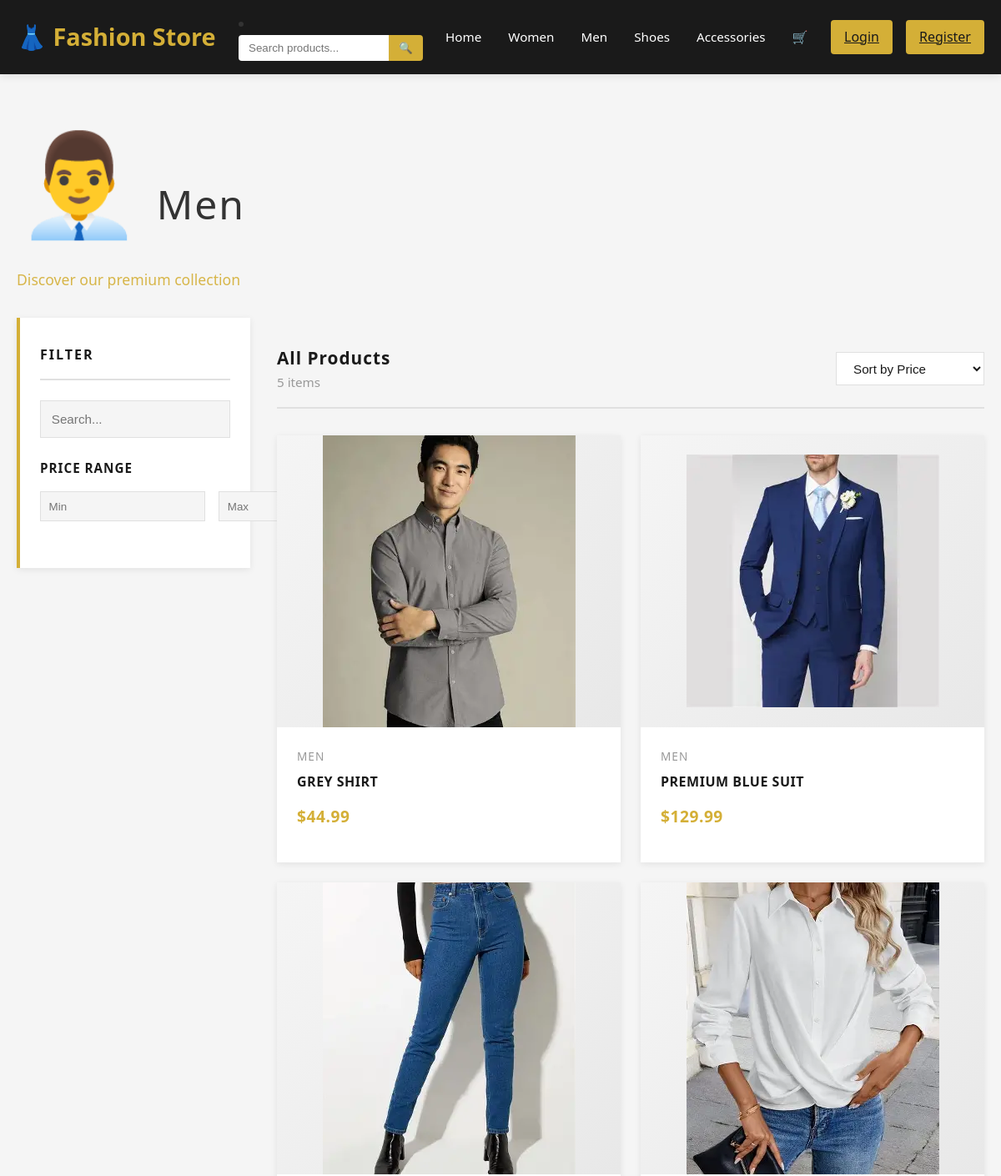
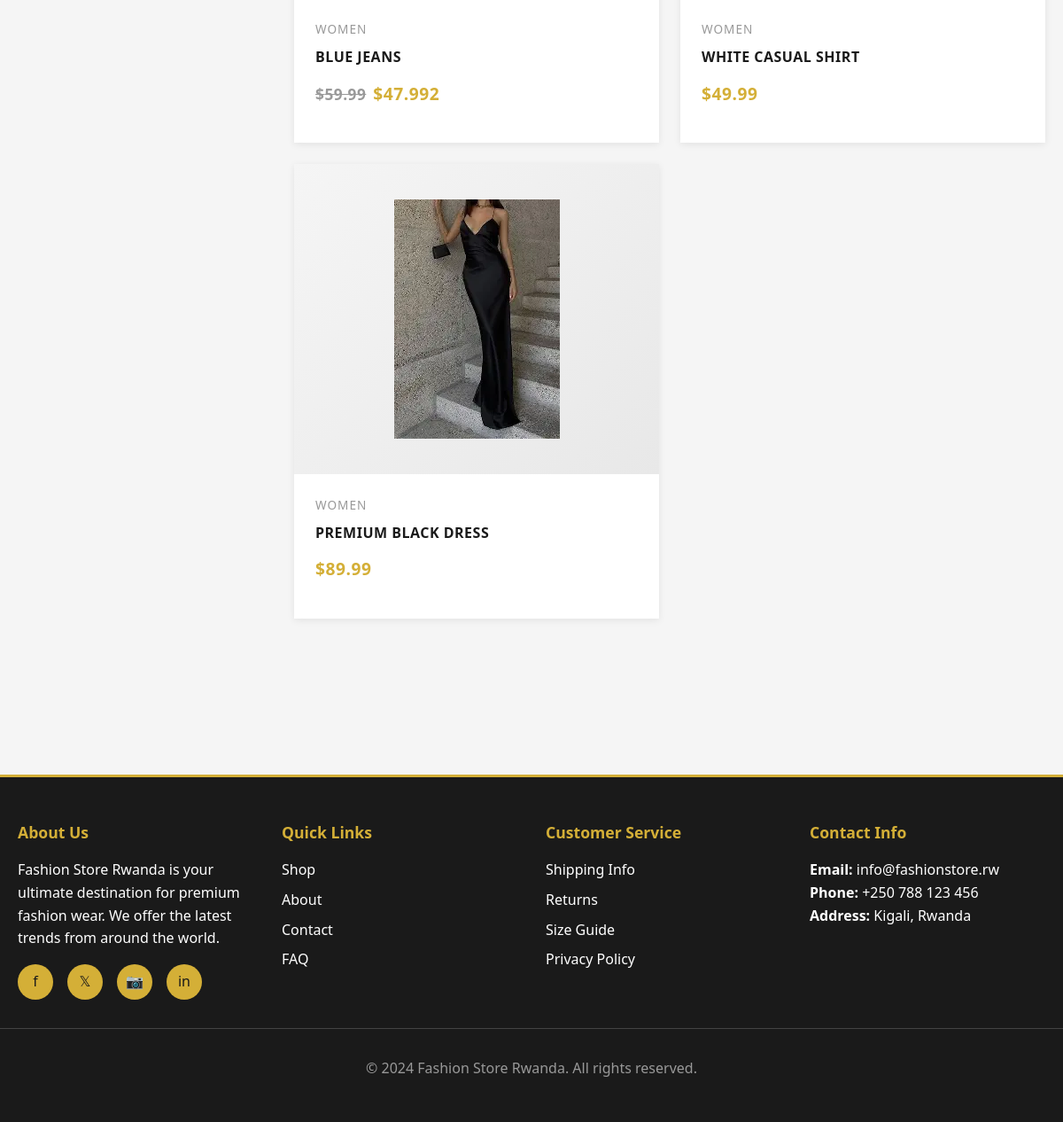
The app's page /men/ with its own data (2 pictures, top to bottom).
### store/models.py (models this page shows, shortened)
class Category(models.Model):
    name = models.CharField(max_length=100, unique=True)
    description = models.TextField(blank=True, null=True)
    image = models.ImageField(upload_to='categories/', blank=True, null=True)
    created_at = models.DateTimeField(auto_now_add=True)
    class Meta:
        ordering = ['name']
        verbose_name_plural = "Categories"

class Product(models.Model):
    BADGE_CHOICES = [
        ('new', 'New Arrival'),
        ('bestseller', 'Best Seller'),
        ('sale', 'Sale'),
        ('none', 'None'),
    ]
    name = models.CharField(max_length=200)
    description = models.TextField()
    price = models.DecimalField(max_digits=10, decimal_places=2, validators=[MinValueValidator(0)])
    category = models.ForeignKey(Category, on_delete=models.CASCADE, related_name='products')
    image = models.ImageField(upload_to='products/')
    images = models.ManyToManyField('ProductImage', blank=True, related_name='products')
    stock = models.IntegerField(validators=[MinValueValidator(0)])
    badge = models.CharField(max_length=20, choices=BADGE_CHOICES, default='none')
    discount_percentage = models.IntegerField(default=0, validators=[MinValueValidator(0), MaxValueValidator(100)])
    created_at = models.DateTimeField(auto_now_add=True)
    updated_at = models.DateTimeField(auto_now=True)
    class Meta:
        ordering = ['-created_at']
    @property
    def discounted_price(self):
        from decimal import Decimal
        discount_factor = Decimal(1) - Decimal(self.discount_percentage) / Decimal(100)
        return self.price * discount_factor

### store/views.py (the view)
# urls.py: path('men/', views.men_category, name='men'),
def men_category(request):
    all_products = Product.objects.filter(category__name__icontains='men')
    search = request.GET.get('search', '')
    if search:
        all_products = all_products.filter(
            Q(name__icontains=search) | Q(description__icontains=search)
        )
    min_price = request.GET.get('min_price')
    max_price = request.GET.get('max_price')
    if min_price:
        all_products = all_products.filter(price__gte=min_price)
    if max_price:
        all_products = all_products.filter(price__lte=max_price)
    context = {
        'products': all_products,
        'category_name': 'Men',
        'category_emoji': '👨‍💼',
        'search': search,
    }
    return render(request, 'store/category_products.html', context)

### store/templates/store/category_products.html (shortened to what this page needs)
{% extends 'store/base.html' %}
{% block content %}
<div class="category-hero">
    <div class="container">
        <h1><span class="emoji">{{ category_emoji }}</span>{{ category_name }}</h1>
        <p>Discover our premium collection</p>
    </div>
</div>
<div class="container">
    <div class="category-page">
        <aside class="sidebar">
            <div class="filter-title">Filter</div>
            <div class="search-box">
                <form method="get">
                    <input type="text" name="search" placeholder="Search..." value="{{ search }}">
                </form>
            </div>
            <div class="filter-section">
                <h3>Price Range</h3>
                <form method="get" style="display: flex; flex-direction: column; gap: 0.5rem;">
                    <div style="display: flex; gap: 0.5rem;">
                        <input type="number" name="min_price" placeholder="Min" step="0.01" style="flex: 1; padding: 0.6rem; border: 1px solid var(--border); background: var(--light);">
                    </div>
                </form>
            </div>
        </aside>
        <main class="main-content">
            <div class="content-header">
                <div>
                    <h2>All Products</h2>
                    <span class="products-count">{{ products.count }} items</span>
                </div>
                <select class="sort-select">
                    <option>Sort by Price</option>
                </select>
            </div>
            {% if products %}
            <div class="products-grid">
                {% for product in products %}
                <div class="product-card">
                    <div class="product-image">
    <img src="{{ product.image.url }}" alt="{{ product.name }}">
                    </div>
                    <div class="product-info">
                        <div class="product-category">{{ product.category.name }}</div>
                        <a href="{% url 'product_detail' product.id %}" style="text-decoration: none;">
                            <div class="product-name">{{ product.name }}</div>
                        </a>
                        <div class="product-price">
                            {% if product.discount_percentage > 0 %}
                                <span class="original">${{ product.price }}</span>${{ product.discounted_price }}
                            {% else %}
                                ${{ product.price }}
                            {% endif %}
                        </div>
                    </div>
                </div>
                {% endfor %}
            </div>
            {% else %}
            <div class="no-products">
                <h2>No products found</h2>
                <p>Try adjusting your filters or search terms</p>
            </div>
            {% endif %}
        </main>
    </div>
</div>
{% endblock %}

### records on screen
Category: name "Men"
Product: image (picture), category.name "MEN", name "GREY SHIRT", price "44.99"
Product: image (picture), category.name "MEN", name "PREMIUM BLUE SUIT", price "129.99"
Product: image (picture), category.name "WOMEN", name "BLUE JEANS", price "59.99", discounted_price "47.992"
Product: image (picture), category.name "WOMEN", name "WHITE CASUAL SHIRT", price "49.99"
Product: image (picture), category.name "WOMEN", name "PREMIUM BLACK DRESS", price "89.99"

### other values on screen
{{ category_emoji }} "👨‍💼"
{{ products.count }} "5"
